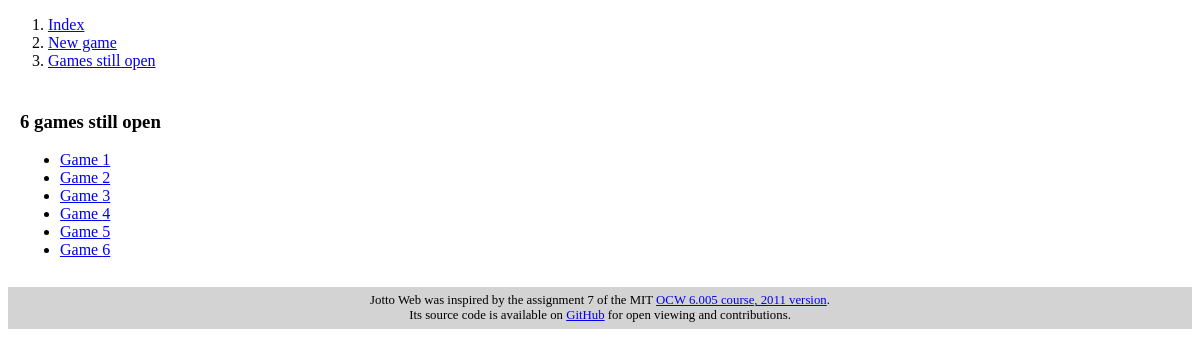
Page /sessions_still_open on the earlier database version.
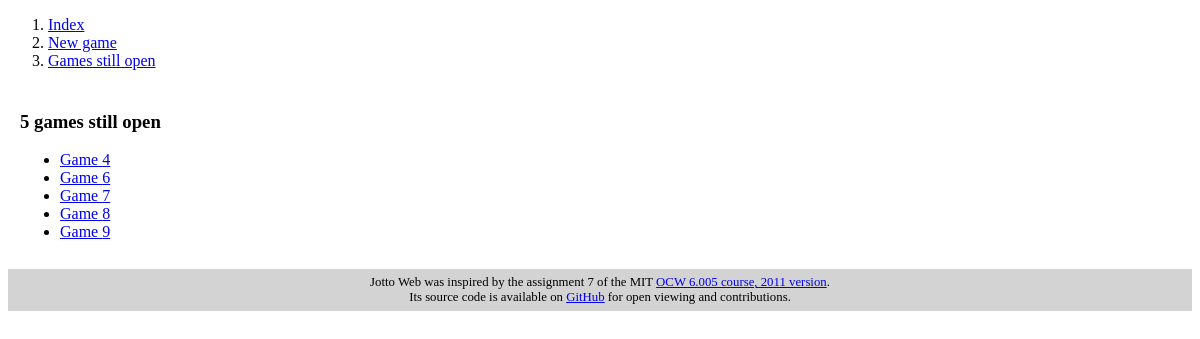
Same page on the later database version.
### JottoWebApp/models.py (models this page shows, shortened)
class Session(models.Model):
    puzzle = models.ForeignKey(Puzzle, on_delete=models.CASCADE)
    start_date = models.DateTimeField(default=timezone.localtime)
    end_date = models.DateTimeField(null=True)

### JottoWebApp/views.py (the view)
# urls.py: url(r"^sessions_still_open$", sessions_still_open, name="sessions_still_open"),
def sessions_still_open(request):
    template = loader.get_template("jotto/sessions_still_open.html")
    context = {
        "open_sessions": [s for s in Session.objects.all() if s.end_date is None]
    }
    return HttpResponse(template.render(context, request))

### JottoWebApp/templates/jotto/sessions_still_open.html (shortened to what this page needs)
{% extends "jotto/base.html" %}
{% block content %}
    <p>
        {% if open_sessions %}
            <h3>{{ open_sessions|length }} games still open</h3>
            <ul>
                {% for s in open_sessions %}
                    <li><a href="{% url 'jotto:session' s.id %}">Game {{ s.id }}</a></li>
                {% endfor %}
            </ul>
        {% else %}
            There are no open games to display.
        {% endif %}
    </p>
{% endblock %}

Differences in the rows shown:
no longer on this page (row edited): Session: id "1"
no longer on this page (row edited): Session: id "2"
no longer on this page (row edited): Session: id "3"
no longer on this page (row edited): Session: id "5"
added Session: id "7"
added Session: id "8"
added Session: id "9"
Other differences:
{{ open_sessions|length }}: "6" → "5"
